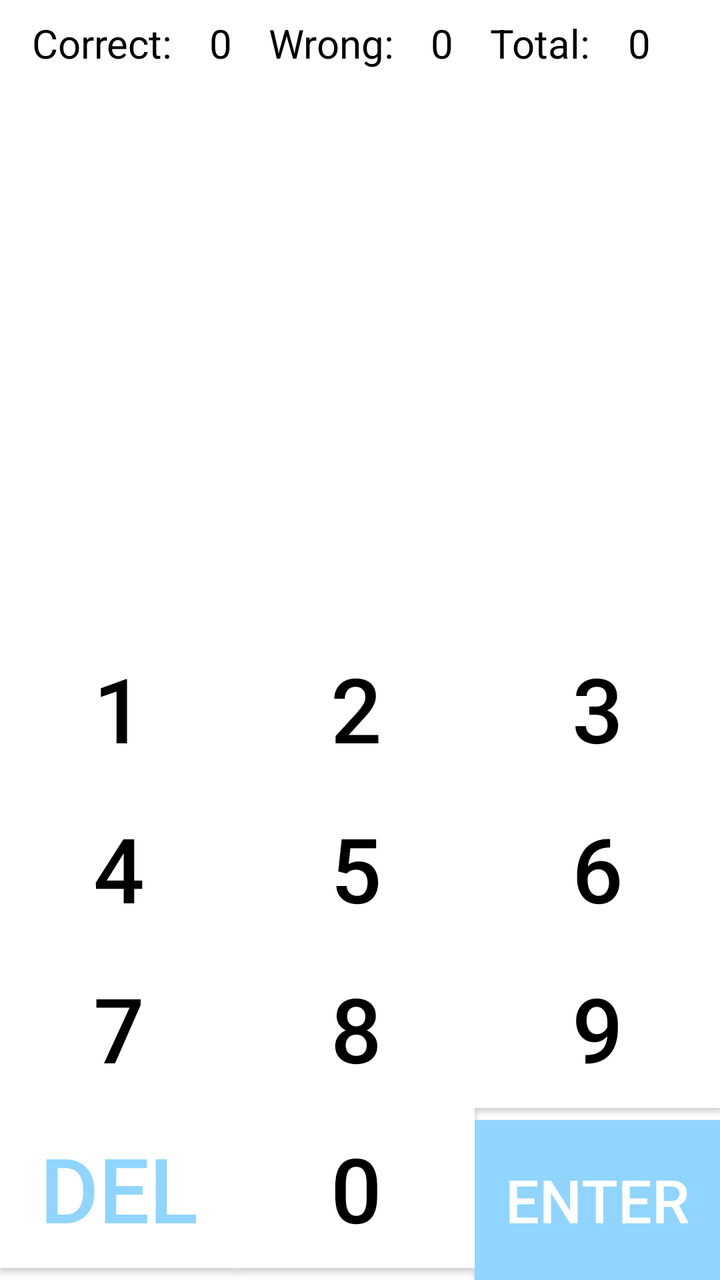
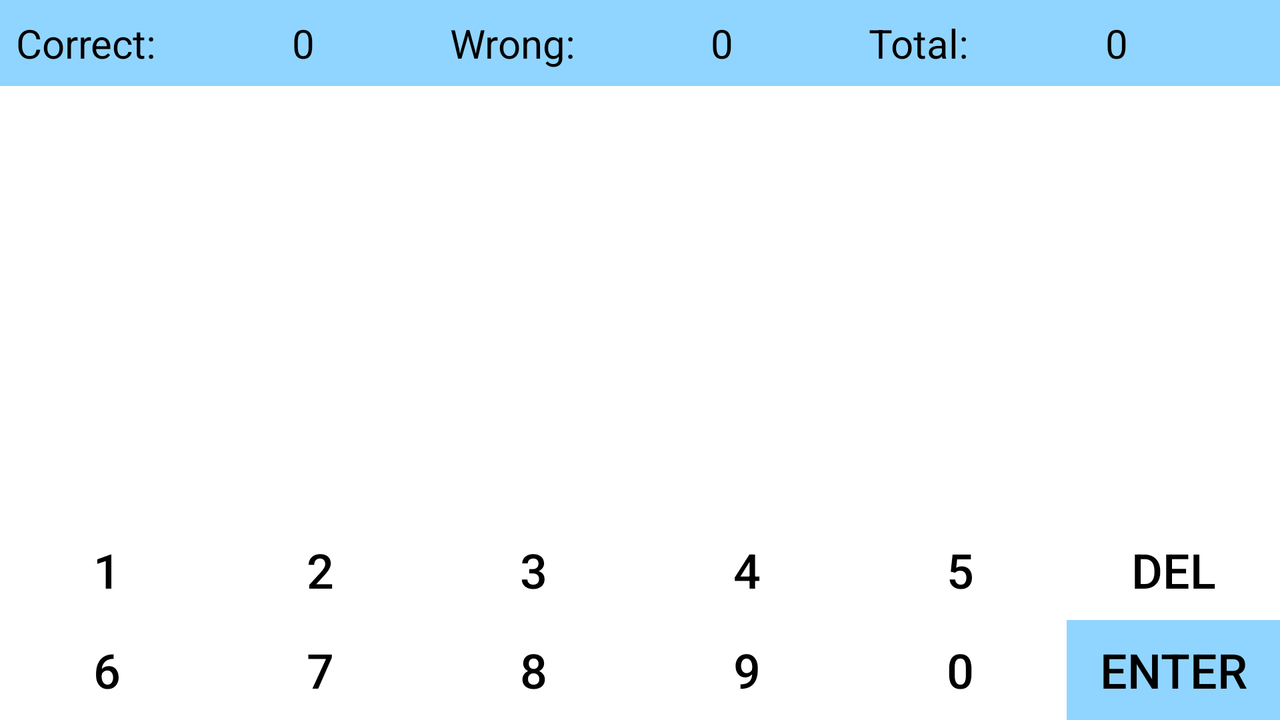

Compare how this app lays out the same screen by default and in its alternative resource folder. The renders come first, then the two layout files and the values they reference.
<!-- AndroidManifest.xml: application theme Theme.MathLesson -->
<!-- res/layout/fragment_lesson.xml -->
<?xml version="1.0" encoding="utf-8"?>
<androidx.constraintlayout.widget.ConstraintLayout xmlns:android="http://schemas.android.com/apk/res/android"
    xmlns:app="http://schemas.android.com/apk/res-auto"
    xmlns:tools="http://schemas.android.com/tools"
    android:layout_width="match_parent"
    android:layout_height="match_parent"
    android:background="@color/background_color"
    tools:context=".view.FragmentLesson">

    <LinearLayout
        android:id="@+id/linearLayoutStatus"
        android:layout_width="match_parent"
        android:layout_height="wrap_content"
        android:layout_marginStart="8dp"
        android:layout_marginEnd="8dp"
        android:orientation="horizontal"
        android:padding="8dp"
        app:layout_constraintBottom_toTopOf="@+id/textViewNumerator"
        app:layout_constraintEnd_toEndOf="parent"
        app:layout_constraintHorizontal_bias="0.5"
        app:layout_constraintStart_toStartOf="parent"
        app:layout_constraintTop_toTopOf="parent"
        app:layout_constraintVertical_bias="0.5">

        <TextView
            android:layout_width="wrap_content"
            android:layout_height="wrap_content"
            android:layout_weight="1"
            android:text="@string/correct_text"
            android:textColor="@color/black"
            android:textSize="20sp" />

        <TextView
            android:id="@+id/textViewCorrect"
            android:layout_width="wrap_content"
            android:layout_height="wrap_content"
            android:layout_weight="1"
            android:text="@string/correct_number"
            android:textColor="@color/black"
            android:textSize="20sp" />

        <TextView
            android:layout_width="wrap_content"
            android:layout_height="wrap_content"
            android:layout_weight="1"
            android:text="@string/wrong_text"
            android:textColor="@color/black"
            android:textSize="20sp" />

        <TextView
            android:id="@+id/textViewWrong"
            android:layout_width="wrap_content"
            android:layout_height="wrap_content"
            android:layout_weight="1"
            android:text="@string/wrong_number"
            android:textColor="@color/black"
            android:textSize="20sp" />

        <TextView
            android:layout_width="wrap_content"
            android:layout_height="wrap_content"
            android:layout_weight="1"
            android:text="@string/total_text"
            android:textColor="@color/black"
            android:textSize="20sp" />

        <TextView
            android:id="@+id/textViewTotal"
            android:layout_width="wrap_content"
            android:layout_height="wrap_content"
            android:layout_weight="1"
            android:text="@string/empty_number"
            android:textColor="@color/black"
            android:textSize="20sp" />

    </LinearLayout>

    <TextView
        android:id="@+id/textViewNumerator"
        android:layout_width="match_parent"
        android:layout_height="85dp"
        android:autoSizeMaxTextSize="70sp"
        android:autoSizeMinTextSize="12sp"
        android:autoSizeStepGranularity="2sp"
        android:autoSizeTextType="uniform"
        android:background="@color/background_color"
        android:gravity="end"
        android:textColor="@color/text_color"
        app:layout_constraintEnd_toEndOf="parent"
        app:layout_constraintStart_toStartOf="parent"
        app:layout_constraintTop_toBottomOf="@+id/linearLayoutStatus" />


    <TextView
        android:id="@+id/textViewDenominator"
        android:layout_width="match_parent"
        android:layout_height="85dp"
        android:autoSizeMaxTextSize="70sp"
        android:autoSizeMinTextSize="12sp"
        android:autoSizeStepGranularity="2sp"
        android:autoSizeTextType="uniform"
        android:background="@color/background_color"
        android:gravity="end"
        android:textColor="@color/text_color"
        app:layout_constraintEnd_toEndOf="parent"
        app:layout_constraintStart_toStartOf="parent"
        app:layout_constraintTop_toBottomOf="@+id/textViewNumerator" />

    <TextView
        android:id="@+id/textViewComment"
        android:layout_width="match_parent"
        android:layout_height="85dp"
        android:autoSizeMaxTextSize="70sp"
        android:autoSizeMinTextSize="8sp"
        android:autoSizeStepGranularity="2sp"
        android:autoSizeTextType="uniform"
        android:background="@color/background_color"
        android:gravity="end"
        android:textColor="@color/text_color"
        app:layout_constraintEnd_toEndOf="parent"
        app:layout_constraintStart_toStartOf="parent"
        app:layout_constraintTop_toBottomOf="@+id/textViewDenominator" />

    <TextView
        android:id="@+id/textViewResult"
        android:layout_width="match_parent"
        android:layout_height="85dp"
        android:autoSizeMaxTextSize="70sp"
        android:autoSizeMinTextSize="12sp"
        android:autoSizeStepGranularity="2sp"
        android:autoSizeTextType="uniform"
        android:background="@color/background_color"
        android:gravity="end"
        android:textColor="@color/text_color"
        app:layout_constraintEnd_toEndOf="parent"
        app:layout_constraintStart_toStartOf="parent"
        app:layout_constraintTop_toBottomOf="@+id/textViewComment" />

    <GridLayout
        android:id="@+id/gridLayout"
        android:layout_width="match_parent"
        android:layout_height="wrap_content"
        android:columnCount="3"
        android:rowCount="4"
        app:layout_constraintBottom_toBottomOf="parent"
        app:layout_constraintEnd_toEndOf="parent"
        app:layout_constraintStart_toStartOf="parent" >

        <androidx.appcompat.widget.AppCompatButton
            android:layout_width="wrap_content"
            android:layout_height="80dp"
            android:id="@+id/btn1"
            android:text="1"
            android:textSize="45sp"
            android:textColor="@color/text_color"
            android:background="@color/background_color"
            android:layout_row="0"
            android:layout_column="0"
            android:layout_columnWeight="1"/>

        <androidx.appcompat.widget.AppCompatButton
            android:layout_width="wrap_content"
            android:layout_height="80dp"
            android:id="@+id/btn2"
            android:text="2"
            android:textSize="45sp"
            android:textColor="@color/text_color"
            android:background="@color/background_color"
            android:layout_row="0"
            android:layout_column="1"
            android:layout_columnWeight="1"/>

        <androidx.appcompat.widget.AppCompatButton
            android:layout_width="wrap_content"
            android:layout_height="80dp"
            android:id="@+id/btn3"
            android:text="3"
            android:textSize="45sp"
            android:textColor="@color/text_color"
            android:background="@color/background_color"
            android:layout_row="0"
            android:layout_column="2"
            android:layout_columnWeight="1"/>

        <androidx.appcompat.widget.AppCompatButton
            android:layout_width="wrap_content"
            android:layout_height="80dp"
            android:id="@+id/btn4"
            android:text="4"
            android:textSize="45sp"
            android:textColor="@color/text_color"
            android:background="@color/background_color"
            android:layout_row="1"
            android:layout_column="0"
            android:layout_columnWeight="1"/>

        <androidx.appcompat.widget.AppCompatButton
            android:layout_width="wrap_content"
            android:layout_height="80dp"
            android:id="@+id/btn5"
            android:text="5"
            android:textSize="45sp"
            android:textColor="@color/text_color"
            android:background="@color/background_color"
            android:layout_row="1"
            android:layout_column="1"
            android:layout_columnWeight="1"/>

        <androidx.appcompat.widget.AppCompatButton
            android:layout_width="wrap_content"
            android:layout_height="80dp"
            android:id="@+id/btn6"
            android:text="6"
            android:textSize="45sp"
            android:textColor="@color/text_color"
            android:background="@color/background_color"
            android:layout_row="1"
            android:layout_column="2"
            android:layout_columnWeight="1"/>

        <androidx.appcompat.widget.AppCompatButton
            android:layout_width="wrap_content"
            android:layout_height="80dp"
            android:id="@+id/btn7"
            android:text="7"
            android:textSize="45sp"
            android:textColor="@color/text_color"
            android:background="@color/background_color"
            android:layout_row="2"
            android:layout_column="0"
            android:layout_columnWeight="1"/>

        <androidx.appcompat.widget.AppCompatButton
            android:layout_width="wrap_content"
            android:layout_height="80dp"
            android:id="@+id/btn8"
            android:text="8"
            android:textSize="45sp"
            android:textColor="@color/text_color"
            android:background="@color/background_color"
            android:layout_row="2"
            android:layout_column="1"
            android:layout_columnWeight="1"/>

        <androidx.appcompat.widget.AppCompatButton
            android:layout_width="wrap_content"
            android:layout_height="80dp"
            android:id="@+id/btn9"
            android:text="9"
            android:textSize="45sp"
            android:textColor="@color/text_color"
            android:background="@color/background_color"
            android:layout_row="2"
            android:layout_column="2"
            android:layout_columnWeight="1"/>

        <androidx.appcompat.widget.AppCompatButton
            android:layout_width="wrap_content"
            android:layout_height="80dp"
            android:id="@+id/btnDel"
            android:text="DEL"
            android:textSize="45sp"
            android:textColor="@color/blue"
            android:background="@color/background_color"
            android:layout_row="3"
            android:layout_column="0"
            android:layout_columnWeight="1"/>

        <androidx.appcompat.widget.AppCompatButton
            android:layout_width="wrap_content"
            android:layout_height="80dp"
            android:id="@+id/btn0"
            android:text="0"
            android:textSize="45sp"
            android:textColor="@color/text_color"
            android:background="@color/background_color"
            android:layout_row="3"
            android:layout_column="1"
            android:layout_columnWeight="1"/>

        <androidx.appcompat.widget.AppCompatButton
            android:layout_width="wrap_content"
            android:layout_height="80dp"
            android:id="@+id/btnEquals"
            android:text="Enter"
            android:textSize="30sp"
            android:textColor="@color/white"
            android:background="@color/blue"
            android:layout_row="3"
            android:layout_column="2"
            android:layout_columnWeight="1"/>

    </GridLayout>

</androidx.constraintlayout.widget.ConstraintLayout>
<!-- resources referenced by this layout -->
<resources>
  <color name="background_color">#FFFFFF</color>
  <color name="black">#000000</color>
  <color name="blue">#90D5FF</color>
  <color name="text_color">#000000</color>
  <color name="white">#FFFFFF</color>
  <string name="correct_number">0</string>
  <string name="correct_text">Correct:</string>
  <string name="empty_number">0</string>
  <string name="total_text">Total:</string>
  <string name="wrong_number">0</string>
  <string name="wrong_text">Wrong:</string>
  <style name="Theme.MathLesson" parent="Base.Theme.MathLesson" />
  <style name="Base.Theme.MathLesson" parent="Theme.Material3.DayNight.NoActionBar">
          
          
      </style>
</resources>
<!-- res/layout-land/fragment_lesson.xml (the author's variant of the layout above) -->
<!-- drawn on the phone turned sideways -->
<?xml version="1.0" encoding="utf-8"?>
<androidx.constraintlayout.widget.ConstraintLayout xmlns:android="http://schemas.android.com/apk/res/android"
    xmlns:app="http://schemas.android.com/apk/res-auto"
    xmlns:tools="http://schemas.android.com/tools"
    android:layout_width="match_parent"
    android:layout_height="match_parent"
    tools:context=".view.FragmentLesson"
    android:background="@color/background_color">

    <LinearLayout
        android:id="@+id/linearLayoutStatus"
        android:layout_width="match_parent"
        android:layout_height="wrap_content"
        android:layout_marginStart="0dp"
        android:layout_marginEnd="0dp"
        android:orientation="horizontal"
        android:padding="8dp"
        android:background="@color/blue"
        app:layout_constraintBottom_toTopOf="@+id/textViewNumerator"
        app:layout_constraintEnd_toEndOf="parent"
        app:layout_constraintHorizontal_bias="0.5"
        app:layout_constraintStart_toStartOf="parent"
        app:layout_constraintTop_toTopOf="parent"
        app:layout_constraintVertical_bias="0.5">

        <TextView
            android:layout_width="wrap_content"
            android:layout_height="wrap_content"
            android:layout_weight="1"
            android:text="@string/correct_text"
            android:textColor="@color/black"
            android:textSize="20sp" />

        <TextView
            android:id="@+id/textViewCorrect"
            android:layout_width="wrap_content"
            android:layout_height="wrap_content"
            android:layout_weight="1"
            android:text="@string/correct_number"
            android:textColor="@color/black"
            android:textSize="20sp" />

        <TextView
            android:layout_width="wrap_content"
            android:layout_height="wrap_content"
            android:layout_weight="1"
            android:text="@string/wrong_text"
            android:textColor="@color/black"
            android:textSize="20sp" />

        <TextView
            android:id="@+id/textViewWrong"
            android:layout_width="wrap_content"
            android:layout_height="wrap_content"
            android:layout_weight="1"
            android:text="@string/wrong_number"
            android:textColor="@color/black"
            android:textSize="20sp" />

        <TextView
            android:layout_width="wrap_content"
            android:layout_height="wrap_content"
            android:layout_weight="1"
            android:text="@string/total_text"
            android:textColor="@color/black"
            android:textSize="20sp" />

        <TextView
            android:id="@+id/textViewTotal"
            android:layout_width="wrap_content"
            android:layout_height="wrap_content"
            android:layout_weight="1"
            android:text="@string/empty_number"
            android:textColor="@color/black"
            android:textSize="20sp" />

    </LinearLayout>



    <TextView
        android:id="@+id/textViewNumerator"
        android:layout_width="match_parent"
        android:layout_height="60dp"
        android:autoSizeMaxTextSize="50sp"
        android:autoSizeMinTextSize="12sp"
        android:autoSizeStepGranularity="2sp"
        android:autoSizeTextType="uniform"
        android:background="@color/background_color"
        android:gravity="end"
        android:textColor="@color/text_color"
        app:layout_constraintEnd_toEndOf="parent"
        app:layout_constraintStart_toStartOf="parent"
        app:layout_constraintTop_toBottomOf="@+id/linearLayoutStatus" />


    <TextView
        android:id="@+id/textViewDenominator"
        android:layout_width="match_parent"
        android:layout_height="60dp"
        android:autoSizeMaxTextSize="50sp"
        android:autoSizeMinTextSize="12sp"
        android:autoSizeStepGranularity="2sp"
        android:autoSizeTextType="uniform"
        android:background="@color/background_color"
        android:gravity="end"
        android:textColor="@color/text_color"
        app:layout_constraintEnd_toEndOf="parent"
        app:layout_constraintStart_toStartOf="parent"
        app:layout_constraintTop_toBottomOf="@+id/textViewNumerator" />

    <TextView
        android:id="@+id/textViewComment"
        android:layout_width="match_parent"
        android:layout_height="40dp"
        android:autoSizeMaxTextSize="35sp"
        android:autoSizeMinTextSize="8sp"
        android:autoSizeStepGranularity="2sp"
        android:autoSizeTextType="uniform"
        android:background="@color/background_color"
        android:gravity="end"
        android:textColor="@color/text_color"
        app:layout_constraintEnd_toEndOf="parent"
        app:layout_constraintStart_toStartOf="parent"
        app:layout_constraintTop_toBottomOf="@+id/textViewDenominator" />

    <TextView
        android:id="@+id/textViewResult"
        android:layout_width="match_parent"
        android:layout_height="60dp"
        android:autoSizeMaxTextSize="50sp"
        android:autoSizeMinTextSize="12sp"
        android:autoSizeStepGranularity="2sp"
        android:autoSizeTextType="uniform"
        android:background="@color/background_color"
        android:gravity="end"
        android:textColor="@color/text_color"
        app:layout_constraintEnd_toEndOf="parent"
        app:layout_constraintStart_toStartOf="parent"
        app:layout_constraintTop_toBottomOf="@+id/textViewComment"
        app:layout_constraintBottom_toTopOf="@+id/gridLayout"/>

    <GridLayout
        android:id="@+id/gridLayout"
        android:layout_width="match_parent"
        android:layout_height="wrap_content"
        android:columnCount="7"
        android:rowCount="2"
        app:layout_constraintBottom_toBottomOf="parent"
        app:layout_constraintEnd_toEndOf="parent"
        app:layout_constraintStart_toStartOf="parent" >

        <androidx.appcompat.widget.AppCompatButton
            android:id="@+id/btn1"
            android:layout_width="wrap_content"
            android:layout_height="50dp"
            android:layout_row="0"
            android:layout_column="0"
            android:layout_columnWeight="1"
            android:background="@color/background_color"
            android:text="1"
            android:textColor="@color/text_color"
            android:textSize="24sp" />

        <androidx.appcompat.widget.AppCompatButton
            android:id="@+id/btn2"
            android:layout_width="wrap_content"
            android:layout_height="50dp"
            android:layout_row="0"
            android:layout_column="1"
            android:layout_columnWeight="1"
            android:background="@color/background_color"
            android:text="2"
            android:textColor="@color/text_color"
            android:textSize="24sp" />

        <androidx.appcompat.widget.AppCompatButton
            android:id="@+id/btn3"
            android:layout_width="wrap_content"
            android:layout_height="50dp"
            android:layout_row="0"
            android:layout_column="2"
            android:layout_columnWeight="1"
            android:background="@color/background_color"
            android:text="3"
            android:textColor="@color/text_color"
            android:textSize="24sp" />

        <androidx.appcompat.widget.AppCompatButton
            android:id="@+id/btn4"
            android:layout_width="wrap_content"
            android:layout_height="50dp"
            android:layout_row="0"
            android:layout_column="3"
            android:layout_columnWeight="1"
            android:background="@color/background_color"
            android:text="4"
            android:textColor="@color/text_color"
            android:textSize="24sp" />

        <androidx.appcompat.widget.AppCompatButton
            android:id="@+id/btn5"
            android:layout_width="wrap_content"
            android:layout_height="50dp"
            android:layout_row="0"
            android:layout_column="4"
            android:layout_columnWeight="1"
            android:background="@color/background_color"
            android:text="5"
            android:textColor="@color/text_color"
            android:textSize="24sp" />

        <androidx.appcompat.widget.AppCompatButton
            android:id="@+id/btnDel"
            android:layout_width="wrap_content"
            android:layout_height="50dp"
            android:layout_row="0"
            android:layout_column="5"
            android:layout_columnSpan="2"
            android:layout_columnWeight="1"
            android:background="@color/background_color"
            android:text="DEL"
            android:textColor="@color/text_color"
            android:textSize="24sp" />

        <androidx.appcompat.widget.AppCompatButton
            android:id="@+id/btn6"
            android:layout_width="wrap_content"
            android:layout_height="50dp"
            android:layout_row="1"
            android:layout_column="0"
            android:layout_columnWeight="1"
            android:background="@color/background_color"
            android:text="6"
            android:textColor="@color/text_color"
            android:textSize="24sp" />

        <androidx.appcompat.widget.AppCompatButton
            android:id="@+id/btn7"
            android:layout_width="wrap_content"
            android:layout_height="50dp"
            android:layout_row="1"
            android:layout_column="1"
            android:layout_columnWeight="1"
            android:background="@color/background_color"
            android:text="7"
            android:textColor="@color/text_color"
            android:textSize="24sp" />

        <androidx.appcompat.widget.AppCompatButton
            android:id="@+id/btn8"
            android:layout_width="wrap_content"
            android:layout_height="50dp"
            android:layout_row="1"
            android:layout_column="2"
            android:layout_columnWeight="1"
            android:background="@color/background_color"
            android:text="8"
            android:textColor="@color/text_color"
            android:textSize="24sp" />

        <androidx.appcompat.widget.AppCompatButton
            android:id="@+id/btn9"
            android:layout_width="wrap_content"
            android:layout_height="50dp"
            android:layout_row="1"
            android:layout_column="3"
            android:layout_columnWeight="1"
            android:background="@color/background_color"
            android:text="9"
            android:textColor="@color/text_color"
            android:textSize="24sp" />

        <androidx.appcompat.widget.AppCompatButton
            android:id="@+id/btn0"
            android:layout_width="wrap_content"
            android:layout_height="50dp"
            android:layout_row="1"
            android:layout_column="4"
            android:layout_columnWeight="1"
            android:background="@color/background_color"
            android:text="0"
            android:textColor="@color/text_color"
            android:textSize="24sp" />

        <androidx.appcompat.widget.AppCompatButton
            android:id="@+id/btnEquals"
            android:layout_width="wrap_content"
            android:layout_height="50dp"
            android:layout_row="1"
            android:layout_column="5"
            android:layout_columnSpan="2"
            android:layout_columnWeight="1"
            android:background="@color/blue"
            android:text="Enter"
            android:textColor="@color/text_color"
            android:textSize="24sp" />

    </GridLayout>

</androidx.constraintlayout.widget.ConstraintLayout>
<!-- resources referenced by the variant -->
<!-- as the phone turned sideways resolves them -->
<resources>
  <color name="background_color">#FFFFFF</color>
  <color name="black">#000000</color>
  <color name="blue">#90D5FF</color>
  <color name="text_color">#000000</color>
  <string name="correct_number">0</string>
  <string name="correct_text">Correct:</string>
  <string name="empty_number">0</string>
  <string name="total_text">Total:</string>
  <string name="wrong_number">0</string>
  <string name="wrong_text">Wrong:</string>
  <style name="Theme.MathLesson" parent="Base.Theme.MathLesson" />
  <style name="Base.Theme.MathLesson" parent="Theme.Material3.DayNight.NoActionBar">
          
          
      </style>
</resources>
